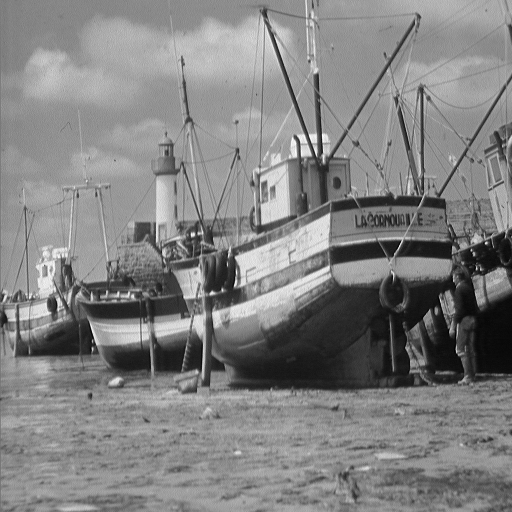
#> input picture ref/boat.png, 512 x 512 px
$ python demo_mask.py
#> lines starting #> are read from the running program, lines starting #| are printed output that depends on the picture
### imgen.py
import math
from PIL import Image

def gridIter(xMax, yMax, xMin=0, yMin=0):
    for x in range(xMin, xMax):
        for y in range(yMin, yMax):
            yield (x,y)

def genImage(f, xSize, ySize, name, mode="RGBA", default=(0,0,0,0)):
#> called with xSize = 100, ySize = 100, name = 'out/mask.png', mode = 'RGB', default = (0, 0, 0, 0)
    im = Image.new(mode, (xSize, ySize), default)
#> im: PIL image 100x100 RGB; every value is 0
    px = im.load()

    for (x,y) in gridIter(xSize, ySize):
        px[x,y] = f(x,y)
    im.save(name)
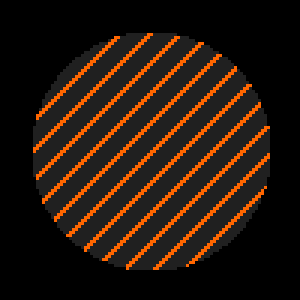
#> saved as mask.png: PIL image 100x100 RGB (shown 3 times larger); mean R, G, B 38.3, 23, 12.8

# [19 lines left out: function conv, not called in this run]

def normConv(f, table):
    return conv(f, normalizeMatrix(table))

# [29 lines left out: functions zeroMatrix, normalizeMatrix, gaussianMatrix, not called in this run]

def gaussianBlur(f, size=1, variance=1):
    m = gaussianMatrix(size, variance)
    return normConv(f, m)

# [7 lines left out: function boxBlur, not called in this run]

def pinStripe(thickness, space, fgc, bgc):
    def innerStripe(x, y):
        return fgc if (x+y) % space < thickness else bgc

    return innerStripe

# [26 lines left out: functions offset, mul, diff, not called in this run]

def tex(fileName, mode=None, default=None):
#> called with fileName = 'ref/boat.png', mode = 'RGBA'
    im = Image.open(fileName)
#> im is the input picture: PIL image 512x512 L; min 0, max 255, mean 129.7
    if mode:
        im = im.convert(mode)
#> im: PIL image 512x512 RGBA

    px = im.load()

    if not default:
        default = tuple( [0]*len(px[0,0]) )
#> default = (0, 0, 0, 0)

    def innerTex(x,y):
        try:
            return px[x,y]
        except IndexError:
            return default

    return innerTex

def constant(*color):
    def innerConstant(x,y):
        return tuple(color)

    return innerConstant

def radialGradient(cx, cy, r, innerColor, outerColor):
    def innerRadialGradient(x, y):
        dx = cx - x
        dy = cy - y
        d = math.sqrt(dx**2 + dy**2)
        t = max( 0, min(1, (r - d)/float(r)) )
        c = [0]*len(innerColor)
        for i in range(len(c)):
            c[i] = int(round(innerColor[i]*t + outerColor[i]*(1-t)))

        return tuple(c)

    return innerRadialGradient

def layer(base, *args):
    def innerLayer(x, y):
        c = list(base(x,y))
        for f in args:
            p = f(x, y)
            alpha = 255
            if len(p) == 4:
                alpha = p[3]
                c[3] = int(round( c[3] - c[3]*alpha/255 + alpha ))
            for i in range(3):
                c[i]  = int(round(c[i] * (255 - alpha) / 255))
                c[i] += int(round(p[i] *         alpha / 255))
        return tuple(c)

    return innerLayer

def mask(f, m):
    def innerMask(x, y):
        mask = m(x, y)
        color = list(f(x, y))
        for channel in range(len(mask)):
            color[channel] = color[channel]*mask[channel]/255
        return tuple(color)

    return innerMask

def thresh(f, c, pos = (255,255,255,255), neg=(0,0,0,255)):
    def innerThresh(x, y):
        r = f(x, y)
        for channel in range(len(r)):
            if r[channel] < c[channel]:
                return neg
        else:
            return pos

    return innerThresh

# [8 lines left out: function inv, not called in this run]

#def rotate(f, angle, origin=(0,0)):
#   pass

#def scale(f, s, origin(0,0)):
#   pass

#def threeDimensionalTransform(f, matrix):
#   pass

#def add(f, summand):
#   pass

#def sub(f, subtrahend):
#   pass

#def div(f, divisor):
#   pass

#def pow(f, exponent):
#   pass

#def linearTween(what?):
#   pass

#def sinTween(what?):
#   pass

#def linearGradient(p1, p2, c1, c2):
#   pass

#def noise(frequency, seed=None):
#   pass

### demo_mask.py
#!/usr/bin/env python3
from PIL import Image
from imgen import *

if __name__ == "__main__":
    circleMask = thresh(radialGradient(256, 256, 200, (255, 255, 255),
                                       (0,0,0)),
                        (1,1,1), pos=(255,255,255,255), neg=(255,255,255,0))

    smallCircleMask = thresh(radialGradient(50, 50, 40, (255,255,255),
                                            (0,0,0)),
                             (1,1,1),
                             pos=(255,255,255,255),
                             neg=(255,255,255,0))

    genImage(layer(constant(0, 0, 0, 255),
                   mask(pinStripe(2, 10, (0xff, 0x66, 0x00, 0xff),
                                          (0x20, 0x20, 0x20, 0xff)),
                        smallCircleMask)),
             100, 100, "out/mask.png", mode="RGB" )

    genImage(layer(tex("ref/boat.png", mode="RGBA"),
                   mask(tex("ref/baboon.png", mode="RGBA"),
                        circleMask)),
             512, 512, "out/mask2.png", mode="RGB" )
#> call 2 of tex, with fileName = 'ref/baboon.png', mode = 'RGBA'
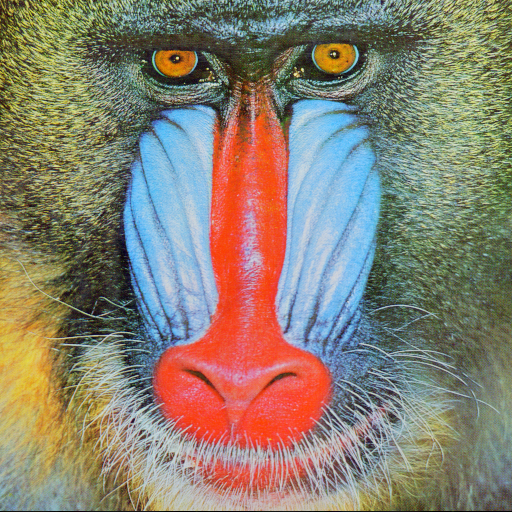
#> input picture ref/baboon.png, 512 x 512 px
#> in tex, im is the input picture: PIL image 512x512 RGB; mean R, G, B 137.4, 128.9, 113.1
#> call 2 of genImage, with xSize = 512, ySize = 512, name = 'out/mask2.png', mode = 'RGB', default = (0, 0, 0, 0)
#> in genImage (call 2), `im = Image.new(mode, (xSize, ySize), default)`: im: PIL image 512x512 RGB; every value is 0
#> the loop in genImage (call 2), `for (x,y) in gridIter(xSize, ySize):` made 262144 passes
#> in genImage (call 2), `im.save(name)`:
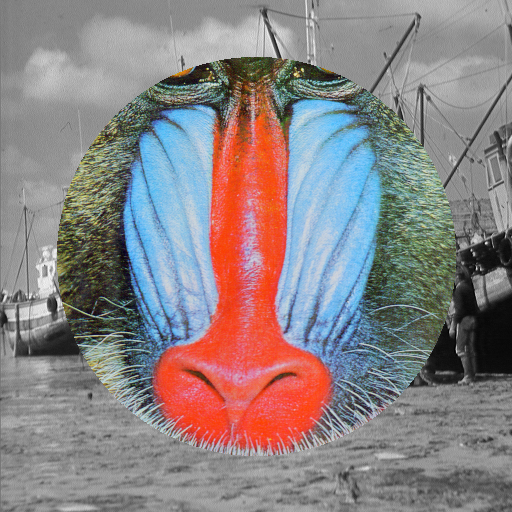
#> saved as mask2.png: PIL image 512x512 RGB; mean R, G, B 139.4, 131.1, 132.2
